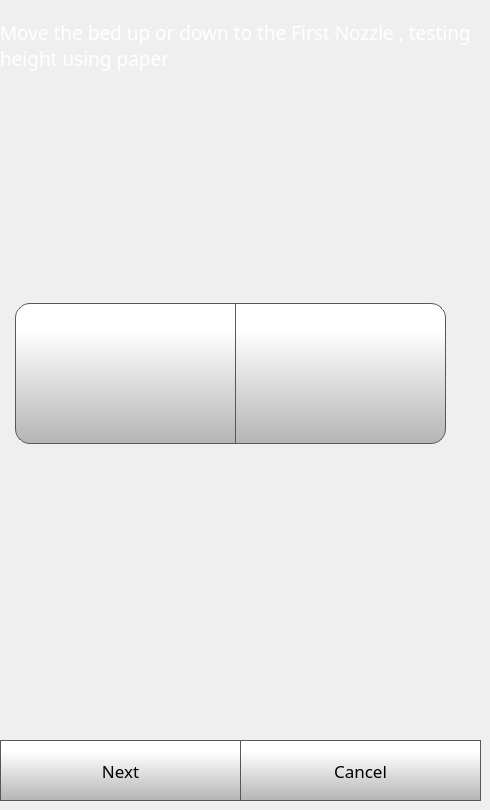
    <widget class="QWidget" name="nozzleHeightStep1Page">
     <widget class="QPushButton" name="nozzleHeightStep1NextButton">
      <property name="geometry">
       <rect>
        <x>0</x>
        <y>740</y>
        <width>241</width>
        <height>61</height>
       </rect>
      </property>
      <property name="font">
       <font>
        <family>Gotham</family>
        <pointsize>13</pointsize>
       </font>
      </property>
      <property name="styleSheet">
       <string notr="true">QPushButton {
     border: 1px solid rgb(87, 87, 87);
	background-color: qlineargradient(spread:pad, x1:0, y1:1, x2:0, y2:0.188, stop:0 rgba(180, 180, 180, 255), stop:1 rgba(255, 255, 255, 255));


}

QPushButton:pressed {
    background-color: qlineargradient(x1: 0, y1: 0, x2: 0, y2: 1,
                                      stop: 0 #dadbde, stop: 1 #f6f7fa);
}

QPushButton:flat {
    border: none; /* no border for a flat push button */
}

QPushButton:default {
    border-color: navy; /* make the default button prominent */
}

QPushButton:focus {
	outline: none;
}</string>
      </property>
      <property name="text">
       <string>Next</string>
      </property>
      <property name="iconSize">
       <size>
        <width>40</width>
        <height>40</height>
       </size>
      </property>
     </widget>
     <widget class="QPushButton" name="nozzleHeightStep1CancelButton">
      <property name="geometry">
       <rect>
        <x>240</x>
        <y>740</y>
        <width>241</width>
        <height>61</height>
       </rect>
      </property>
      <property name="font">
       <font>
        <family>Gotham</family>
        <pointsize>13</pointsize>
       </font>
      </property>
      <property name="styleSheet">
       <string notr="true">QPushButton {
     border: 1px solid rgb(87, 87, 87);
	background-color: qlineargradient(spread:pad, x1:0, y1:1, x2:0, y2:0.188, stop:0 rgba(180, 180, 180, 255), stop:1 rgba(255, 255, 255, 255));


}

QPushButton:pressed {
    background-color: qlineargradient(x1: 0, y1: 0, x2: 0, y2: 1,
                                      stop: 0 #dadbde, stop: 1 #f6f7fa);
}

QPushButton:flat {
    border: none; /* no border for a flat push button */
}

QPushButton:default {
    border-color: navy; /* make the default button prominent */
}

QPushButton:focus {
	outline: none;
}</string>
      </property>
      <property name="text">
       <string>Cancel</string>
      </property>
      <property name="iconSize">
       <size>
        <width>40</width>
        <height>40</height>
       </size>
      </property>
     </widget>
     <widget class="QLabel" name="toolZOffsetLabel">
      <property name="geometry">
       <rect>
        <x>0</x>
        <y>10</y>
        <width>471</width>
        <height>71</height>
       </rect>
      </property>
      <property name="font">
       <font>
        <family>Gotham</family>
        <pointsize>14</pointsize>
        <weight>50</weight>
        <bold>false</bold>
       </font>
      </property>
      <property name="styleSheet">
       <string notr="true">color: rgb(255, 255, 255);</string>
      </property>
      <property name="text">
       <string>Move the bed up or down to the First Nozzle , testing height using paper </string>
      </property>
      <property name="wordWrap">
       <bool>true</bool>
      </property>
     </widget>
     <widget class="QPushButton" name="moveZPT1CaliberateButton">
      <property name="geometry">
       <rect>
        <x>15</x>
        <y>303</y>
        <width>221</width>
        <height>141</height>
       </rect>
      </property>
      <property name="minimumSize">
       <size>
        <width>0</width>
        <height>0</height>
       </size>
      </property>
      <property name="font">
       <font>
        <family>Gotham</family>
        <pointsize>15</pointsize>
       </font>
      </property>
      <property name="styleSheet">
       <string notr="true">QPushButton {
     border: 1px solid rgb(87, 87, 87);

	background-color: qlineargradient(spread:pad, x1:0, y1:1, x2:0, y2:0.188, stop:0 rgba(180, 180, 180, 255), stop:1 rgba(255, 255, 255, 255));
	border-bottom-left-radius: 15px;
	border-top-left-radius: 15px;
}

QPushButton:pressed {
    background-color: qlineargradient(x1: 0, y1: 0, x2: 0, y2: 1,
                                      stop: 0 #dadbde, stop: 1 #f6f7fa);
}

QPushButton:flat {
    border: none; /* no border for a flat push button */
}

QPushButton:default {
    border-color: navy; /* make the default button prominent */
}

QPushButton:focus {
	outline: none;
}</string>
      </property>
      <property name="text">
       <string/>
      </property>
      <property name="icon">
       <iconset>
        <normaloff>templates/img/arrows-5.png</normaloff>templates/img/arrows-5.png</iconset>
      </property>
      <property name="iconSize">
       <size>
        <width>40</width>
        <height>40</height>
       </size>
      </property>
      <property name="checkable">
       <bool>false</bool>
      </property>
      <property name="autoDefault">
       <bool>false</bool>
      </property>
      <property name="default">
       <bool>false</bool>
      </property>
      <property name="flat">
       <bool>false</bool>
      </property>
     </widget>
     <widget class="QPushButton" name="moveZMT1CaliberateButton">
      <property name="geometry">
       <rect>
        <x>235</x>
        <y>303</y>
        <width>211</width>
        <height>141</height>
       </rect>
      </property>
      <property name="minimumSize">
       <size>
        <width>0</width>
        <height>0</height>
       </size>
      </property>
      <property name="font">
       <font>
        <family>Gotham</family>
        <pointsize>15</pointsize>
       </font>
      </property>
      <property name="styleSheet">
       <string notr="true">QPushButton {
     border: 1px solid rgb(87, 87, 87);

	background-color: qlineargradient(spread:pad, x1:0, y1:1, x2:0, y2:0.188, stop:0 rgba(180, 180, 180, 255), stop:1 rgba(255, 255, 255, 255));
	border-bottom-right-radius: 15px;
	border-top-right-radius: 15px;
}

QPushButton:pressed {
    background-color: qlineargradient(x1: 0, y1: 0, x2: 0, y2: 1,
                                      stop: 0 #dadbde, stop: 1 #f6f7fa);
}

QPushButton:flat {
    border: none; /* no border for a flat push button */
}

QPushButton:default {
    border-color: navy; /* make the default button prominent */
}

QPushButton:focus {
	outline: none;
}</string>
      </property>
      <property name="text">
       <string/>
      </property>
      <property name="icon">
       <iconset>
        <normaloff>templates/img/arrows.png</normaloff>templates/img/arrows.png</iconset>
      </property>
      <property name="iconSize">
       <size>
        <width>40</width>
        <height>40</height>
       </size>
      </property>
      <property name="checkable">
       <bool>false</bool>
      </property>
      <property name="autoDefault">
       <bool>false</bool>
      </property>
      <property name="default">
       <bool>false</bool>
      </property>
      <property name="flat">
       <bool>false</bool>
      </property>
     </widget>
    </widget>
